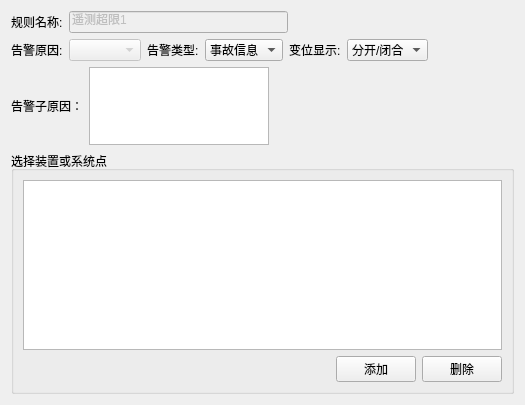
<?xml version="1.0" encoding="UTF-8"?>
<ui version="4.0">
 <class>EventAlarmForm</class>
 <widget class="QWidget" name="EventAlarmForm">
  <property name="geometry">
   <rect>
    <x>0</x>
    <y>0</y>
    <width>525</width>
    <height>405</height>
   </rect>
  </property>
  <property name="windowTitle">
   <string>Form</string>
  </property>
  <layout class="QVBoxLayout" name="verticalLayout">
   <item>
    <layout class="QHBoxLayout" name="horizontalLayout">
     <item>
      <widget class="QLabel" name="label">
       <property name="text">
        <string>规则名称:</string>
       </property>
      </widget>
     </item>
     <item>
      <widget class="QLineEdit" name="alarmRuleNameLineEdit">
       <property name="enabled">
        <bool>false</bool>
       </property>
       <property name="maximumSize">
        <size>
         <width>219</width>
         <height>16777215</height>
        </size>
       </property>
       <property name="text">
        <string>遥测超限1</string>
       </property>
      </widget>
     </item>
     <item>
      <spacer name="horizontalSpacer_4">
       <property name="orientation">
        <enum>Qt::Horizontal</enum>
       </property>
       <property name="sizeHint" stdset="0">
        <size>
         <width>40</width>
         <height>20</height>
        </size>
       </property>
      </spacer>
     </item>
    </layout>
   </item>
   <item>
    <layout class="QHBoxLayout" name="horizontalLayout_7">
     <item>
      <layout class="QHBoxLayout" name="horizontalLayout_2">
       <item>
        <widget class="QLabel" name="label_2">
         <property name="text">
          <string>告警原因:</string>
         </property>
        </widget>
       </item>
       <item>
        <widget class="QComboBox" name="alarmCauseComboBox">
         <property name="enabled">
          <bool>false</bool>
         </property>
        </widget>
       </item>
      </layout>
     </item>
     <item>
      <layout class="QHBoxLayout" name="horizontalLayout_3">
       <item>
        <widget class="QLabel" name="label_3">
         <property name="text">
          <string>告警类型:</string>
         </property>
        </widget>
       </item>
       <item>
        <widget class="QComboBox" name="alarmTypeComboBox">
         <item>
          <property name="text">
           <string>事故信息</string>
          </property>
         </item>
         <item>
          <property name="text">
           <string>故障信息</string>
          </property>
         </item>
         <item>
          <property name="text">
           <string>变位信息</string>
          </property>
         </item>
         <item>
          <property name="text">
           <string>越限信息</string>
          </property>
         </item>
         <item>
          <property name="text">
           <string>告知信息</string>
          </property>
         </item>
        </widget>
       </item>
      </layout>
     </item>
     <item>
      <layout class="QHBoxLayout" name="horizontalLayout_4">
       <item>
        <widget class="QLabel" name="cosDisplayLabel">
         <property name="text">
          <string>变位显示:</string>
         </property>
        </widget>
       </item>
       <item>
        <widget class="QComboBox" name="cosDisplayComboBox">
         <item>
          <property name="text">
           <string>分开/闭合</string>
          </property>
         </item>
         <item>
          <property name="text">
           <string>动作/复归</string>
          </property>
         </item>
         <item>
          <property name="text">
           <string>分闸/合闸</string>
          </property>
         </item>
         <item>
          <property name="text">
           <string>正常/中断</string>
          </property>
         </item>
        </widget>
       </item>
      </layout>
     </item>
     <item>
      <spacer name="horizontalSpacer_3">
       <property name="orientation">
        <enum>Qt::Horizontal</enum>
       </property>
       <property name="sizeHint" stdset="0">
        <size>
         <width>40</width>
         <height>20</height>
        </size>
       </property>
      </spacer>
     </item>
    </layout>
   </item>
   <item>
    <layout class="QHBoxLayout" name="horizontalLayout_6">
     <item>
      <widget class="QLabel" name="label_5">
       <property name="text">
        <string>告警子原因：</string>
       </property>
      </widget>
     </item>
     <item>
      <widget class="ExListWidget" name="subCauseListWidget">
       <property name="sizePolicy">
        <sizepolicy hsizetype="Preferred" vsizetype="Preferred">
         <horstretch>0</horstretch>
         <verstretch>0</verstretch>
        </sizepolicy>
       </property>
       <property name="maximumSize">
        <size>
         <width>180</width>
         <height>100</height>
        </size>
       </property>
      </widget>
     </item>
     <item>
      <spacer name="horizontalSpacer_2">
       <property name="orientation">
        <enum>Qt::Horizontal</enum>
       </property>
       <property name="sizeHint" stdset="0">
        <size>
         <width>40</width>
         <height>20</height>
        </size>
       </property>
      </spacer>
     </item>
    </layout>
   </item>
   <item>
    <widget class="QGroupBox" name="groupBox">
     <property name="sizePolicy">
      <sizepolicy hsizetype="Expanding" vsizetype="Expanding">
       <horstretch>0</horstretch>
       <verstretch>0</verstretch>
      </sizepolicy>
     </property>
     <property name="minimumSize">
      <size>
       <width>0</width>
       <height>241</height>
      </size>
     </property>
     <property name="title">
      <string>选择装置或系统点</string>
     </property>
     <layout class="QVBoxLayout" name="verticalLayout_2">
      <item>
       <widget class="QTableView" name="tableView"/>
      </item>
      <item>
       <layout class="QHBoxLayout" name="horizontalLayout_5">
        <item>
         <spacer name="horizontalSpacer">
          <property name="orientation">
           <enum>Qt::Horizontal</enum>
          </property>
          <property name="sizeHint" stdset="0">
           <size>
            <width>40</width>
            <height>20</height>
           </size>
          </property>
         </spacer>
        </item>
        <item>
         <widget class="QPushButton" name="addPushButton">
          <property name="text">
           <string>添加</string>
          </property>
         </widget>
        </item>
        <item>
         <widget class="QPushButton" name="deletePushButton">
          <property name="text">
           <string>删除</string>
          </property>
         </widget>
        </item>
       </layout>
      </item>
     </layout>
    </widget>
   </item>
  </layout>
  <zorder>groupBox</zorder>
  <zorder></zorder>
 </widget>
 <customwidgets>
  <customwidget>
   <class>ExListWidget</class>
   <extends>QListWidget</extends>
   <header>exlistwidget.h</header>
  </customwidget>
 </customwidgets>
 <tabstops>
  <tabstop>alarmRuleNameLineEdit</tabstop>
  <tabstop>alarmCauseComboBox</tabstop>
  <tabstop>alarmTypeComboBox</tabstop>
  <tabstop>cosDisplayComboBox</tabstop>
  <tabstop>subCauseListWidget</tabstop>
  <tabstop>addPushButton</tabstop>
  <tabstop>deletePushButton</tabstop>
 </tabstops>
 <resources/>
 <connections/>
</ui>
